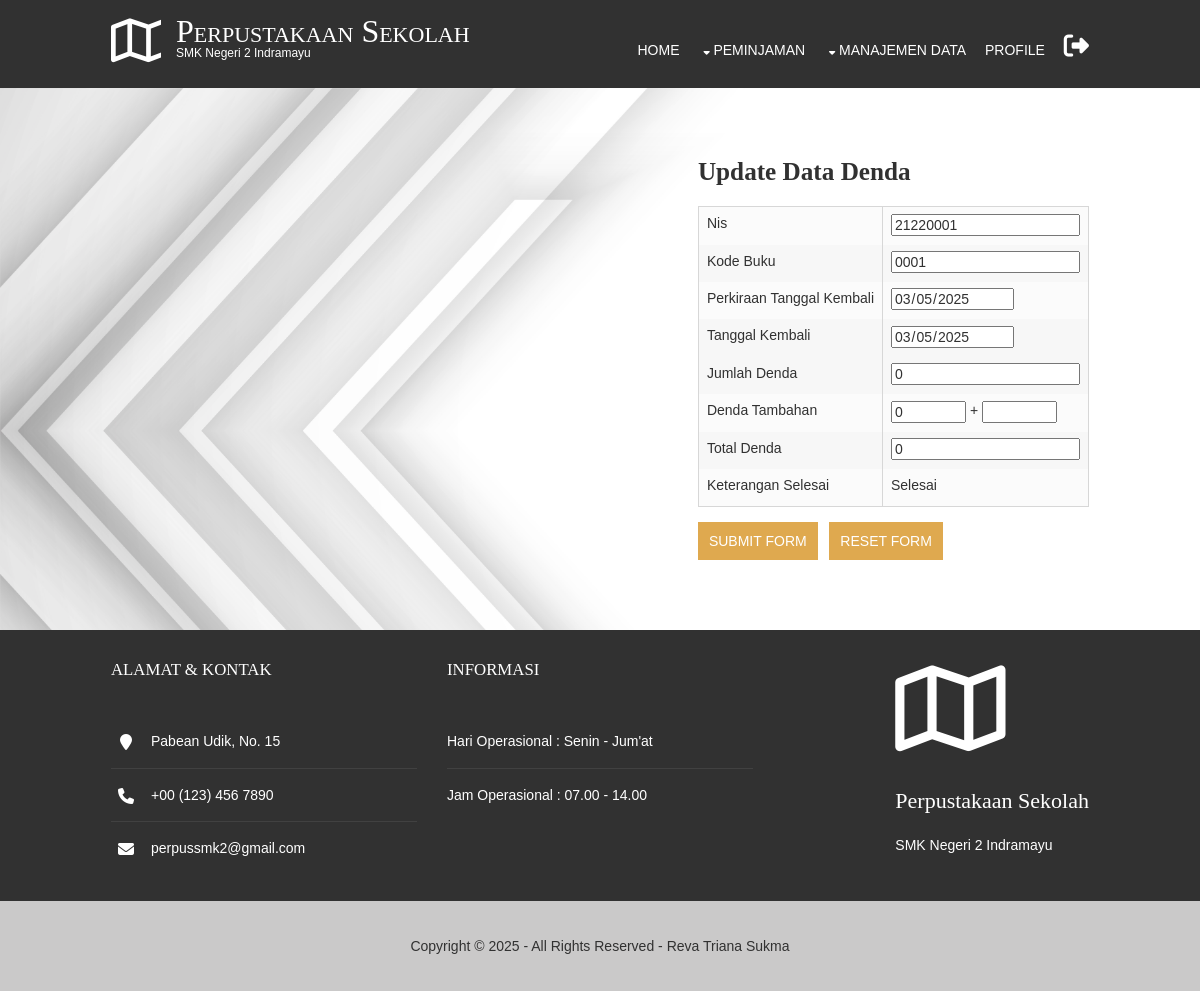
Screenshot of /pages/denda/edit_denda.php?id=000001 (signed in) with the database file from the repository.
### tables this page shows
CREATE TABLE `daftar_pm` (
  `kode_pm` char(6) NOT NULL,
  `nis` char(8) DEFAULT NULL,
  `kode_buku` char(4) DEFAULT NULL,
  `kode_pg` char(4) DEFAULT NULL,
  `tanggal` date DEFAULT NULL,
  `ptgl_kembali` date DEFAULT NULL,
  `tgl_kembali` date DEFAULT NULL,
  `ket_terlambat` char(1) DEFAULT NULL,
  `ket_denda` int(11) DEFAULT NULL,
  `denda` int(11) DEFAULT NULL,
  `ket_selesai` char(1) DEFAULT NULL
);

### koneksi.php (called while the page is built, shortened)
<?php
class database {
	var $host = "localhost";
	var $username = "root";
	var $password = "";
	var $database = "dataperpus";
	var $koneksi = "";
	function __construct(){
		$this->koneksi = mysqli_connect($this->host, $this->username, $this->password, $this->database);
	}
	function get_by_id_denda ($kode_pm){
		$query = mysqli_query ($this->koneksi, "select * from daftar_pm where kode_pm = '$kode_pm'");
		return $query->fetch_array();
	}
}
?>

### pages/denda/edit_denda.php (the view, shortened to what this page needs)
<?php
include '../../index_header.php';
include '../../koneksi.php';
$db = new database();
$kode_pm= $_GET['id'];
if (! is_null($kode_pm)) {
    $data_denda = $db->get_by_id_denda($kode_pm);
} else {
    header('location:data_denda.php');
}
?>
<!DOCTYPE html>
<html>
<head>
    <link href="../../layout/styles/layout.css" rel="stylesheet" type="text/css" media="all">
    <link rel="stylesheet" href="https://cdnjs.cloudflare.com/ajax/libs/font-awesome/6.7.2/css/all.min.css" />
</head>
<body>
<div class="row0 bgded" style="background-image:url('../../images/bg_kiri.jpg');">
<main class="hoc container clear">
    <div class="fl_right">
        <h1 class="fl_left bold font-x2">Update Data Denda</h1>
        <form method="post" action="../../proses.php?action=update_denda">
            <table>
                <tr>
                    <td><label for="nis">Nis</label></td>
                    <td><input type="number" name="nis" value="<?php echo $data_denda['nis']; ?>" readonly></td>
                </tr>
                <tr>
                    <td><label for="kode_buku">Kode Buku</label></td>
                    <td><input type="number" name="kode_buku" value="<?php echo $data_denda['kode_buku']; ?>" readonly></td>
                </tr>
                <tr>
                    <td><label for="ptgl_kembali">Perkiraan Tanggal Kembali</label></td>
                    <td><input type="date" id="ptgl_kembali" name="ptgl_kembali" value="<?php echo $data_denda['ptgl_kembali']; ?>" readonly></td>
                </tr>
                <tr>
                    <td><label for="tgl_kembali">Tanggal Kembali</label></td>
                    <td><input type="date" id="tgl_kembali" name="tgl_kembali" value="<?php echo $data_denda['tgl_kembali']; ?>" readonly></td>
                </tr>
                <tr>
                    <td><label for="ket_denda">Jumlah Denda</label></td>
                    <td><input type="number" id="ket_denda" name="ket_denda" value="<?php echo $data_denda['ket_denda']; ?>"></td>
                </tr>
                <tr>
                    <td><label for="denda_baru">Denda Tambahan</label></td>
                    <td>
                        <input style="width: 75px;" type="number" id="denda_lama" value="<?php echo $data_denda['denda']; ?>" readonly> +
                        <input style="width: 75px;" type="number" id="denda_baru" value="" required>
                    </td>
                </tr>
                <tr>
                    <td><label for="denda">Total Denda</label></td>
                    <td>
                        <input type="number" id="denda" name="denda" value="<?php echo $data_denda['denda']; ?>" readonly required>
                    </td>
                </tr>
                <tr>
                    <td><label for="ket_selesai">Keterangan Selesai</label></td>
                    <td>
                        <span id="ket_selesai_text">
                            <?php echo ($data_denda['ket_selesai'] == '1') ? 'Selesai' : 'Belum Selesai'; ?>
                        </span>
                    </td>
                </tr>
            </table>
            <div>
                <input class="inspace-10 btn" type="submit" name="submit" value="Submit Form">
                <input class="inspace-10 btn" type="reset" name="reset" value="Reset Form">
            </div>
        </form>
    </div>
</div>
</body>
</html>

### layout/styles/layout.css (style rules this page uses)
.container { padding:70px 0; }
#footer { padding:30px 0; }
#footer .title { margin:0 0 50px 0; padding:0; font-size:1.2rem; text-transform:uppercase; }
#footer .linklist li { display:block; margin-bottom:15px; padding:0 0 15px 0; border-bottom:1px solid; }
#footer .linklist li:last-child { margin:0; padding:0; border:none; }
#footer .linklist li::before, #footer .linklist li::after { display:table; content:""; }
#footer .linklist li, #footer .linklist li::after { clear:both; }
#footer .contact.linklist li, #footer .contact.linklist li:last-child { position:relative; padding-left:40px; }
#footer .contact li * { margin:0; padding:0; line-height:1.6; }
#footer .contact li i { display:block; position:absolute; top:0; left:0; width:30px; font-size:16px; text-align:center; }
#copyright { padding:20px 0; text-align: center; }
*, *::before, *::after { transition:all .3s ease-in-out; }
table, th, td { border:1px solid; border-collapse:collapse; vertical-align:top; }
table, th { table-layout:auto; }
table { width:100%; margin-bottom:15px; }
th, td { padding:5px 8px; }
td { border-width:0 1px; }
body { color:#888888; background-color:#FFFFFF; }
a { color:#DFA94F; }
.btn, .btn.inverse:hover { color:#FFFFFF; background-color:#DFA94F; border-color:#DFA94F; }
.row0 { background-color:#FFFFFF; color:#313131; }
.row4 { color:#FFFFFF; background-color:#313131; border-color:#DFA94F }
.row5, .row5 a { color:#313131; background-color:#cac9c9; }
#footer .linklist li { border-color:#414141; }
table, th, td, #comments .avatar, #comments input, #comments textarea { border-color:#D7D7D7; }
tr, #comments li, #comments input[type="submit"], #comments input[type="reset"] { color:inherit; background-color:#FBFBFB; }
tr:nth-child(even), #comments li:nth-child(even) { color:inherit; background-color:#F7F7F7; }
@media screen and (min-width:978px) { .hoc { max-width:978px; } }

### layout/styles/framework.css (style rules this page uses)
html { overflow-y: scroll; overflow-x: hidden; }
html, body { margin: 0; padding: 0; font-size: 14px; line-height: 1.6em; }
*, *::before, *::after { box-sizing: border-box; }
.bold { font-weight: bold; }
.nospace { margin: 0; padding: 0; list-style: none; }
.bgded { background-position: top center; background-repeat: no-repeat; background-size: cover; }
.btn { display: inline-block; padding: 15px 25px 17px; text-transform: uppercase; border: 1px solid; }
.clear, .group { display: block; }
.clear::before, .clear::after, .group::before, .group::after { display: table; content: ""; }
.clear, .clear::after, .group, .group::after { clear: both; }
a { outline: none; text-decoration: none; }
.fl_left, .imgl { float: left; }
.fl_right, .imgr { float: right; }
body, input, textarea, select { font-family: Verdana, Geneva, sans-serif; }
h1, h2, h3, h4, h5, h6, .heading { font-family: Georgia, "Times New Roman", Times, serif; }
form, fieldset, legend { margin: 0; padding: 0; border: none; }
label, input, textarea, select { display: inline-block; resize: none; outline: none; color: inherit; font-size: inherit; font-family: inherit; vertical-align: middle; }
label { margin-bottom: 5px; }
:required, :invalid { outline: none; box-shadow: none; }
h1, h2, h3, h4, h5, h6, .heading { margin: 0 0 20px 0; font-size: 22px; line-height: normal; font-weight: normal; text-transform: capitalize; }
address { font-style: normal; font-weight: normal; }
.font-x2 { font-size: 1.8rem; }
.wrapper { display: block; width: 100%; margin: 0; padding: 0; text-align: left; word-wrap: break-word; }
.hoc { display: block; margin: 0 auto; }
address, article, aside, figcaption, figure, footer, header, main, nav, section { display: block; margin: 0; padding: 0; }
.one_half, .one_third, .two_third, .one_quarter, .two_quarter, .three_quarter { display: inline-block; float: left; margin: 0 0 0 3.06748466257669%; list-style: none; }
.first { margin-left: 0; clear: left; }
.one_third { width: 31.28834355828221%; }
.btmspace-30 { margin-bottom: 30px; }
.inspace-10 { padding: 10px; }

### rows the page displays
daftar_pm: nis "21220001", kode_buku "0001", ptgl_kembali "03/05/2025", tgl_kembali "03/05/2025", ket_denda "0", denda "0"
